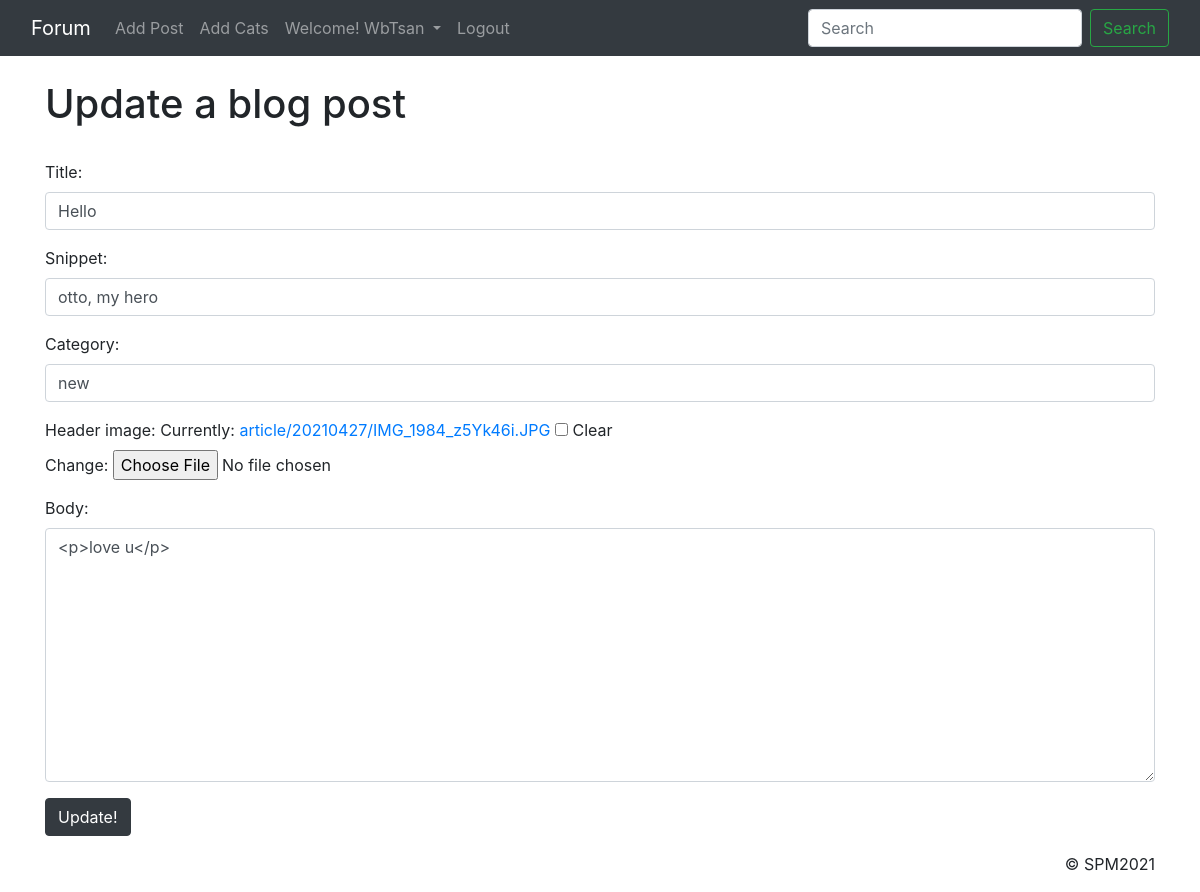
Screenshot of /article/edit/3 (signed in) with the database file from the repository.
### myblog/models.py (models this page shows, shortened)
class Post(models.Model):
    title = models.CharField(max_length=255)
    header_image = models.ImageField(blank=True, null=True, upload_to='article/%Y%m%d/')
    snippet = models.CharField(max_length=255, blank=True, null=True)
    author = models.ForeignKey(User, on_delete=models.CASCADE)
    body = RichTextField(blank=True, null=True)
    post_date = models.DateField(default=timezone.now)
    modified_date = models.DateField(auto_now_add=True)
    likes = models.ManyToManyField(User, related_name='blog_posts')
    views = models.PositiveIntegerField(default=0)
    category = models.ForeignKey(Category, on_delete=models.CASCADE)
    tags = models.ManyToManyField(Tag, blank=True)

### myblog/views.py (the view)
# urls.py: path('article/edit/<int:pk>', UpdatePostView.as_view(), name='update_post'),
class UpdatePostView(UpdateView):
    model = Post
    form_class = EditForm
    template_name = 'update_post.html'
    success_url = reverse_lazy('home')

### myblog/forms.py
class EditForm(forms.ModelForm):
    class Meta:
        model = Post
        fields = ('title', 'snippet','category','header_image', 'body')
        widgets = {
            'title': forms.TextInput(attrs={'class': 'form-control', 'placeholder': 'Type your title here'}),
            'snippet': forms.TextInput(attrs={'class': 'form-control'}),
            'category': forms.Select(choices=choices, attrs={'class': 'form-control'}),
            'body': forms.Textarea(attrs={'class': 'form-control'}),
        }

### myblog/models.py (called while the page is built)
    def __str__(self):
        return str(self.name)

### myblog/templates/update_post.html (shortened to what this page needs)
{% extends 'base.html' %}
{% block content %}
    {% if user.is_authenticated %}
        {% if user.id == post.author.id %}
            <h1>Update a blog post</h1>
            <br/>
            <div class="form-group">
                <form method="POST" enctype="multipart/form-data">
                    {{ form.as_p }}
                    <button class="btn btn-dark"> Update!</button>
                </form>
            </div>
        {% else %}
            Piss off
        {% endif %}
    {% else %}
        Piss off
    {% endif %}
{% endblock %}

### myblog/templates/base.html (shortened to what this page needs)
{% load notifications_tags %}
{% notifications_unread as unread_count %}
<!doctype html>
<html lang="en">
<head>
    <link href="https://cdn.jsdelivr.net/npm/bootstrap@5.0.0-beta2/dist/css/bootstrap.min.css" rel="stylesheet"
>
    <link rel="stylesheet" href="https://cdn.staticfile.org/twitter-bootstrap/4.3.1/css/bootstrap.min.css">
</head>
<body>
<nav class="navbar navbar-expand-lg navbar-dark bg-dark">
    <div class="container-fluid">
        <a class="navbar-brand" href="{% url 'home' %}">Forum</a>
        <div class="collapse navbar-collapse" id="navbarSupportedContent">
            <div align="left">
                <ul class="navbar-nav mb-2 mb-lg-0">
                    {% if user.is_authenticated %}
                        <li class="nav-item ">
                            <a class="nav-link" href="{% url 'add_post' %}">Add Post</a>
                        </li>
                        {% if user.is_staff %}
                            <a class="nav-link" href="{% url 'add_cat' %}">Add Cats</a>
                        {% endif %}
                        <li class="nav-item dropdown">
                            <a class="nav-link dropdown-toggle" href="#" id="navbarDropdown" role="button"
                               data-bs-toggle="dropdown" aria-expanded="false">
                                Welcome! {{ user.first_name }}{{ user.last_name }}
                            </a>
                        </li>
                        <li class="nav-item">
                            <a class="nav-link" href="{% url 'logout' %}">Logout</a>
                        </li>
                    {% endif %}
                </ul>
            </div>
        </div>
        <form class="d-flex" role="search" method="get" id="searchform" action="{% url 'search' %}">
            <input class="form-control me-2" name="q" type="search" placeholder="Search" aria-label="Search">
            <button class="btn btn-outline-success" type="submit">Search</button>
        </form>
    </div>
</nav>
<br/>
<div class="container">
    {% block content %}
    {% endblock %}
</div>
</body>
</html>
<footer>
    <div class="container">
        <p align="right" class="copyright">&copy; SPM2021</p>
    </div>
</footer>

### rows the page displays
Post: title "Hello", snippet "otto, my hero", category "new", body "<p>love u</p>"

### other values shown
{{ user.first_name }} "Wb"
{{ user.last_name }} "Tsan"
